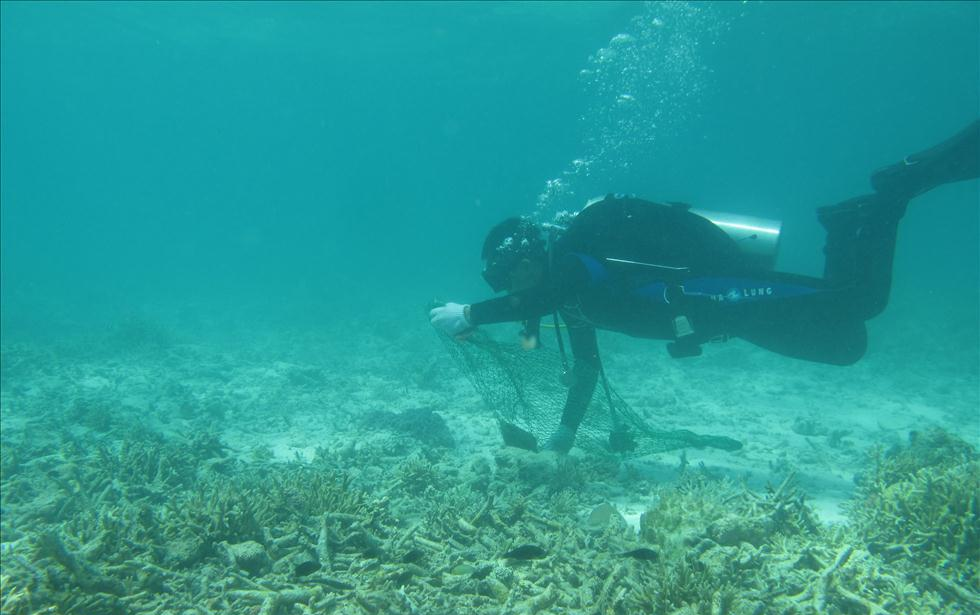
#> input picture amostra/raw-890/13_img_.png, 980 x 615 px
$ python executar_exemplo.py
#> lines starting #> are read from the running program, lines starting #| are printed output that depends on the picture; after the words box and inside, x2 and y2 are one past the last pixel; in counts of white or black regions, pixels touching at a corner belong together
### utilitarios.py
from pathlib import Path

import cv2
import numpy as np

INTENSIDADE_MAXIMA = 255


def lerImagem(nomeImagem, pasta, modoLeitura):
    bytesDoArquivo = np.fromfile(Path(pasta) / nomeImagem, dtype=np.uint8)
    imagem = cv2.imdecode(bytesDoArquivo, modoLeitura)

    return imagem


def salvarImagem(imagem, nome, pastaSaida):
    pastaSaida = Path(pastaSaida)
    pastaSaida.mkdir(parents=True, exist_ok=True)

    caminho = pastaSaida / (nome + ".png")

    ok, bytesCodificados = cv2.imencode(".png", imagem)

    if not ok:
        raise ValueError(f"não foi possível codificar a imagem: {caminho}")

    bytesCodificados.tofile(caminho)

    return caminho


def limitarEntreZeroEUm(imagem):
    return np.clip(imagem, 0, 1)


def paraNiveisDeCinza(imagem):
    return np.round(imagem * INTENSIDADE_MAXIMA).astype(np.uint8)


def rgbParaBgr(imagemRgb):
    return imagemRgb[:, :, ::-1]


def salvarImagemNormalizada(imagem, nome, pastaSaida):
    niveis = paraNiveisDeCinza(limitarEntreZeroEUm(imagem))

    if niveis.ndim == 3:
        niveis = rgbParaBgr(niveis)

    return salvarImagem(niveis, nome, pastaSaida)

### base_de_dados.py
import cv2
import numpy as np

from utilitarios import INTENSIDADE_MAXIMA, lerImagem

PASTA_DADOS = "dados"
PASTA_AMOSTRA = "amostra"
PASTA_CRUAS = "raw-890"
PASTA_REFERENCIAS = "reference-890"
PASTA_DESAFIADORAS = "challenging-60"
EXTENSAO_IMAGEM = ".png"


def pastaDaBase(pastaProjeto):
    completa = pastaProjeto / PASTA_DADOS

    return completa if (completa / PASTA_CRUAS).is_dir() else pastaProjeto / PASTA_AMOSTRA


def listarNomesDasImagens(pasta):
    if not pasta.is_dir():
        return []

    return sorted(caminho.name for caminho in pasta.iterdir() if caminho.suffix == EXTENSAO_IMAGEM)


def bgrParaRgb(imagemBgr):
    return imagemBgr[:, :, ::-1]


def normalizarEntreZeroEUm(imagem):
    return imagem.astype(np.float64) / INTENSIDADE_MAXIMA


def carregarImagem(nomeImagem, pasta):
    imagemBgr = lerImagem(nomeImagem, pasta, cv2.IMREAD_COLOR)
    imagemRgb = bgrParaRgb(imagemBgr)

    return normalizarEntreZeroEUm(imagemRgb)


def carregarPar(nomeImagem, pastaBase):
    crua = carregarImagem(nomeImagem, pastaBase / PASTA_CRUAS)
#> in lerImagem, imagem is the input picture: shape (615, 980, 3); mean B, G, R 150.6, 154.9, 39.5
    referencia = carregarImagem(nomeImagem, pastaBase / PASTA_REFERENCIAS)
#> in imprimirResumoDaImagem, `vermelho, verde, azul = imagem.mean(axis=(0, 1))`: vermelho = 0.155; verde = 0.607; azul = 0.59
#| original: 980x615 | médias R 0.15 G 0.61 B 0.59
#| referência: 980x615 | médias R 0.15 G 0.61 B 0.59

    return crua, referencia

### parte1_restauracao.py
import cv2
import numpy as np

from utilitarios import limitarEntreZeroEUm

VERDE = 1
AZUL = 2
JANELA_CANAL_ESCURO = 15
FRACAO_REGIAO_DE_BUSCA = 1 / 3
LIMITE_QUASE_BRANCO = 60 / 255
FRACAO_MAIS_CLAROS = 0.001
RAIO_FILTRO_GUIADO = 30
EPSILON_FILTRO_GUIADO = 1e-3
TRANSMISSAO_MINIMA = 0.5


# ============================ Etapa 1 - Canal Escuro (Dark Channel) =============================


def minimoEntreVerdeEAzul(imagem):
    return np.minimum(imagem[:, :, VERDE], imagem[:, :, AZUL])


def erosaoEmTonsDeCinza(canal, tamanhoJanela):
    elementoEstruturante = np.ones((tamanhoJanela, tamanhoJanela), dtype=np.uint8)

    return cv2.erode(canal, elementoEstruturante)


def calcularCanalEscuro(imagem, janela=JANELA_CANAL_ESCURO):
    return erosaoEmTonsDeCinza(minimoEntreVerdeEAzul(imagem), janela)


# =================================== Etapa 2 - Cor da Água B ====================================


def mascaraTercoSuperior(altura, largura):
    mascara = np.zeros((altura, largura), dtype=bool)
    mascara[: int(altura * FRACAO_REGIAO_DE_BUSCA)] = True

    return mascara


def diferencaEntreCanais(imagem):
    return imagem.max(axis=2) - imagem.min(axis=2)


def mascaraQuaseBranco(imagem):
    return diferencaEntreCanais(imagem) <= LIMITE_QUASE_BRANCO


def mascaraDeCandidatos(imagem):
    tercoSuperior = mascaraTercoSuperior(*imagem.shape[:2])
    candidatos = tercoSuperior & ~mascaraQuaseBranco(imagem)

    return candidatos if candidatos.any() else tercoSuperior


def quantidadeMaisClaros(total):
    return max(1, round(total * FRACAO_MAIS_CLAROS))


def posicoesMaisClaras(canalEscuro, candidatos):
    linhas, colunas = np.nonzero(candidatos)
    valores = canalEscuro[linhas, colunas]
    maisClaros = np.argsort(valores)[-quantidadeMaisClaros(valores.size):]

    return linhas[maisClaros], colunas[maisClaros]


def calcularIntensidade(imagem):
    return imagem.mean(axis=2)


def posicaoMaisIntensa(imagem, linhas, colunas):
    melhor = np.argmax(calcularIntensidade(imagem)[linhas, colunas])

    return linhas[melhor], colunas[melhor]


def estimarCorDaAgua(imagem, canalEscuro):
    candidatos = mascaraDeCandidatos(imagem)
#> in mascaraDeCandidatos, `candidatos = tercoSuperior & ~mascaraQuaseBranco(imagem)`:
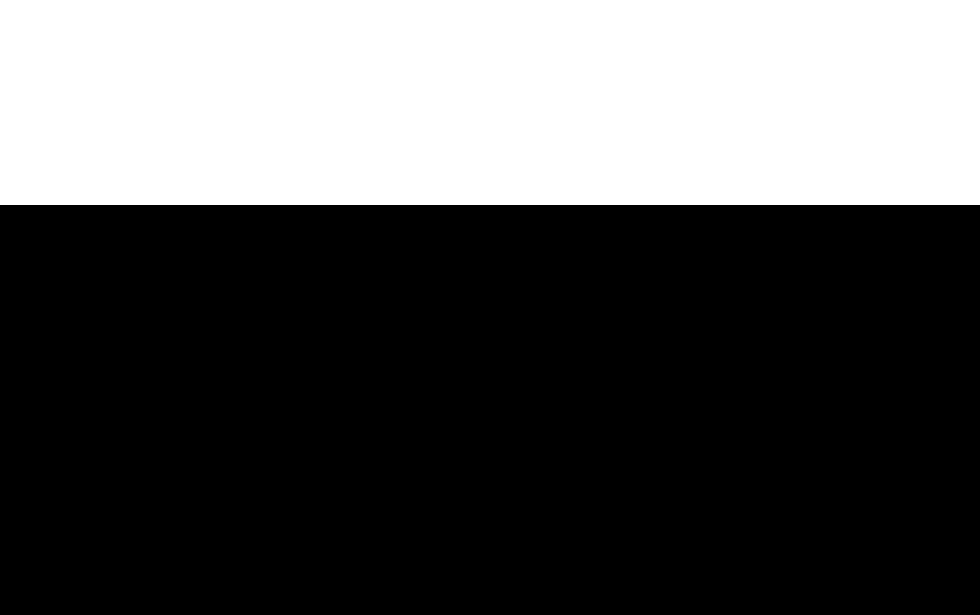
#> candidatos: shape (615, 980) bool; 33.3% white; 1 white region, box (x1, y1, x2, y2) and area: (0, 0, 980, 205) 200900
    linhas, colunas = posicoesMaisClaras(canalEscuro, candidatos)
#> in posicoesMaisClaras, `maisClaros = np.argsort(valores)[-quantidadeMaisClaros(valores.size):]`: maisClaros = 201 values, max 34567 at index 39, min 21786 at index 30, mean 28403.5
#> linhas = 201 values, max 35 at index 39, min 22 at index 5, mean 28.73; colunas = 201 values, max 269 at index 78, min 226 at index 30, mean 246.8
    linha, coluna = posicaoMaisIntensa(imagem, linhas, colunas)
#> in posicaoMaisIntensa, `melhor = np.argmax(calcularIntensidade(imagem)[linhas, colunas])`: melhor = 67
#> linha = 32; coluna = 247

    return imagem[linha, coluna], (linha, coluna)


# =================================== Etapa 3a - Normalização ====================================


def divisaoSegura(numerador, denominador):
    return np.divide(
        numerador, denominador, out=np.zeros_like(numerador), where=denominador > 0
    )


def normalizarPelaCorDaAgua(imagem, corDaAgua):
    return divisaoSegura(imagem, corDaAgua)


# ==================================== Etapa 3b - Transmissão ====================================


def calcularTransmissao(normalizada, janela=JANELA_CANAL_ESCURO):
    return limitarEntreZeroEUm(1 - calcularCanalEscuro(normalizada, janela))


# ==================================== Etapa 3c - Refinamento ====================================


def filtroGuiado(guia, alvo, raio, epsilon):
    filtrada = cv2.ximgproc.guidedFilter(
        guia.astype(np.float32), alvo.astype(np.float32), raio, epsilon
    )

    return filtrada.astype(np.float64)


def refinarTransmissao(transmissao, imagem, raio=RAIO_FILTRO_GUIADO):
    guia = calcularIntensidade(imagem)
    refinada = filtroGuiado(guia, transmissao, raio, EPSILON_FILTRO_GUIADO)

    return limitarEntreZeroEUm(refinada)


# ================================= Etapa 3d - Recuperação de J ==================================


def limitarTransmissao(transmissao, piso=TRANSMISSAO_MINIMA):
    return np.maximum(transmissao, piso)


def adicionarEixoDeCanal(canal):
    return canal[:, :, np.newaxis]


def recuperarCena(imagem, corDaAgua, transmissao, piso=TRANSMISSAO_MINIMA):
    limitada = adicionarEixoDeCanal(limitarTransmissao(transmissao, piso))
    cena = (imagem - corDaAgua) / limitada + corDaAgua

    return limitarEntreZeroEUm(cena)

### parte2_tradicional.py
import cv2
import numpy as np

from utilitarios import INTENSIDADE_MAXIMA, limitarEntreZeroEUm, paraNiveisDeCinza

LUMINOSIDADE = 0
GANHO_MAXIMO = 1.3
LIMITE_CONTRASTE_CLAHE = 2.0
BLOCOS_CLAHE = 8
GANHO_BAIXAS_FREQUENCIAS = 0.8
GANHO_ALTAS_FREQUENCIAS = 1.2
FREQUENCIA_DE_CORTE = 30
NITIDEZ_DA_TRANSICAO = 1


# ================================= Etapa 4 - Cor (Mundo Cinza) ==================================


def mediasDosCanais(imagem):
    return imagem.mean(axis=(0, 1))


def limitarGanhos(ganhos, ganhoMaximo=GANHO_MAXIMO):
    return np.minimum(ganhos, ganhoMaximo)


def ganhosDoMundoCinza(imagem, ganhoMaximo=GANHO_MAXIMO):
    medias = mediasDosCanais(imagem)
    ganhos = medias.mean() / medias

    return limitarGanhos(ganhos, ganhoMaximo)


def aplicarMundoCinza(imagem, ganhoMaximo=GANHO_MAXIMO):
    return limitarEntreZeroEUm(imagem * ganhosDoMundoCinza(imagem, ganhoMaximo))


# ================================= Etapa 5 - Contraste (CLAHE) ==================================


def rgbParaLab(imagem):
    return cv2.cvtColor(paraNiveisDeCinza(limitarEntreZeroEUm(imagem)), cv2.COLOR_RGB2LAB)


def labParaRgb(lab):
    return cv2.cvtColor(lab, cv2.COLOR_LAB2RGB).astype(np.float64) / INTENSIDADE_MAXIMA


def trocarLuminosidade(lab, luminosidade):
    atualizada = lab.copy()
    atualizada[:, :, LUMINOSIDADE] = luminosidade

    return atualizada


def equalizarLuminosidade(luminosidade, limite=LIMITE_CONTRASTE_CLAHE, blocos=BLOCOS_CLAHE):
    clahe = cv2.createCLAHE(clipLimit=limite, tileGridSize=(blocos, blocos))

    return clahe.apply(luminosidade)


def aplicarClahe(imagem, limite=LIMITE_CONTRASTE_CLAHE, blocos=BLOCOS_CLAHE):
    lab = rgbParaLab(imagem)
    equalizada = equalizarLuminosidade(lab[:, :, LUMINOSIDADE], limite, blocos)

    return labParaRgb(trocarLuminosidade(lab, equalizada))


# ========================= Etapa 6 - Iluminação (Filtragem Homomórfica) =========================


def paraDominioLogaritmico(luminosidade):
    return np.log1p(luminosidade.astype(np.float64))


def espectroCentralizado(canal):
    return np.fft.fftshift(np.fft.fft2(canal))


def distanciaAoCentroAoQuadrado(altura, largura):
    linhas = np.arange(altura) - altura // 2
    colunas = np.arange(largura) - largura // 2

    return linhas[:, np.newaxis] ** 2 + colunas[np.newaxis, :] ** 2


def filtroEnfaseAltasFrequencias(
    altura,
    largura,
    ganhoBaixas=GANHO_BAIXAS_FREQUENCIAS,
    ganhoAltas=GANHO_ALTAS_FREQUENCIAS,
    corte=FREQUENCIA_DE_CORTE,
):
    distanciaAoQuadrado = distanciaAoCentroAoQuadrado(altura, largura)
    passaAltas = 1 - np.exp(-NITIDEZ_DA_TRANSICAO * distanciaAoQuadrado / corte**2)
    amplitude = ganhoAltas - ganhoBaixas
    ganhos = amplitude * passaAltas + ganhoBaixas
    ganhos[altura // 2, largura // 2] = 1

    return ganhos


def voltarAoDominioEspacial(espectro):
    return np.real(np.fft.ifft2(np.fft.ifftshift(espectro)))


def sairDoDominioLogaritmico(canal):
    return np.expm1(canal)


def paraNiveisDeLuminosidade(canal):
    return np.round(np.clip(canal, 0, INTENSIDADE_MAXIMA)).astype(np.uint8)


def filtrarLuminosidade(
    luminosidade,
    ganhoBaixas=GANHO_BAIXAS_FREQUENCIAS,
    ganhoAltas=GANHO_ALTAS_FREQUENCIAS,
    corte=FREQUENCIA_DE_CORTE,
):
    espectro = espectroCentralizado(paraDominioLogaritmico(luminosidade))
    filtro = filtroEnfaseAltasFrequencias(*luminosidade.shape, ganhoBaixas, ganhoAltas, corte)
    filtrada = voltarAoDominioEspacial(espectro * filtro)

    return paraNiveisDeLuminosidade(sairDoDominioLogaritmico(filtrada))


def aplicarFiltragemHomomorfica(
    imagem,
    ganhoBaixas=GANHO_BAIXAS_FREQUENCIAS,
    ganhoAltas=GANHO_ALTAS_FREQUENCIAS,
    corte=FREQUENCIA_DE_CORTE,
):
    lab = rgbParaLab(imagem)
    filtrada = filtrarLuminosidade(lab[:, :, LUMINOSIDADE], ganhoBaixas, ganhoAltas, corte)

    return labParaRgb(trocarLuminosidade(lab, filtrada))

### avaliacao.py
from skimage.metrics import peak_signal_noise_ratio, structural_similarity

FAIXA_DOS_DADOS = 1.0
JANELA_SSIM = 7
EIXO_DOS_CANAIS = 2


# ============================================= PSNR =============================================


def calcularPsnr(imagem, referencia):
    return peak_signal_noise_ratio(referencia, imagem, data_range=FAIXA_DOS_DADOS)


# ============================================= SSIM =============================================


def calcularSsim(imagem, referencia):
    return structural_similarity(
        referencia,
        imagem,
        win_size=JANELA_SSIM,
        data_range=FAIXA_DOS_DADOS,
        channel_axis=EIXO_DOS_CANAIS,
    )

### executar_exemplo.py
import sys
from pathlib import Path

import cv2
import numpy as np

from avaliacao import calcularPsnr, calcularSsim
from base_de_dados import (
    PASTA_CRUAS,
    PASTA_DESAFIADORAS,
    carregarPar,
    listarNomesDasImagens,
    pastaDaBase,
)
from parte1_restauracao import (
    TRANSMISSAO_MINIMA,
    calcularCanalEscuro,
    calcularTransmissao,
    estimarCorDaAgua,
    normalizarPelaCorDaAgua,
    recuperarCena,
    refinarTransmissao,
)
from parte2_tradicional import (
    aplicarClahe,
    aplicarFiltragemHomomorfica,
    aplicarMundoCinza,
    ganhosDoMundoCinza,
)
from utilitarios import salvarImagemNormalizada

PASTA_PROJETO = Path(__file__).parent
PASTA_BASE = Path(sys.argv[1]) if len(sys.argv) > 1 else pastaDaBase(PASTA_PROJETO)
PASTA_SAIDA = PASTA_PROJETO / "resultados" / "exemplo"
IMAGEM_EXEMPLO = "13_img_.png"
RAIO_MARCA = 20
ESPESSURA_MARCA = 3
VERMELHO = (1.0, 0.0, 0.0)


def imprimirBase(nomesCruas, nomesDesafiadoras):
    print(f"raw-890: {len(nomesCruas)} imagens | challenging-60: {len(nomesDesafiadoras)} imagens")


def imprimirResumoDaImagem(rotulo, imagem):
    altura, largura = imagem.shape[:2]
    vermelho, verde, azul = imagem.mean(axis=(0, 1))
    print(f"{rotulo}: {largura}x{altura} | médias R {vermelho:.2f} G {verde:.2f} B {azul:.2f}")


def imprimirCorDaAgua(corDaAgua, posicao):
    vermelho, verde, azul = corDaAgua
    linha, coluna = posicao
    print(
        f"cor da água B: R {vermelho:.2f} G {verde:.2f} B {azul:.2f} | "
        f"linha {linha}, coluna {coluna}"
    )


def imprimirResumoDaTransmissao(rotulo, transmissao):
    abaixoDoLimite = np.mean(transmissao < TRANSMISSAO_MINIMA) * 100
    print(
        f"{rotulo}: mín {transmissao.min():.2f} | média {transmissao.mean():.2f} | "
        f"máx {transmissao.max():.2f} | abaixo de t0: {abaixoDoLimite:.0f}%"
    )


def imprimirGanhos(rotulo, ganhos):
    vermelho, verde, azul = ganhos
    print(f"ganhos do mundo cinza ({rotulo}): R {vermelho:.2f} G {verde:.2f} B {azul:.2f}")


def imprimirNotas(rotulo, imagem, referencia):
    psnr = calcularPsnr(imagem, referencia)
    ssim = calcularSsim(imagem, referencia)
    print(f"{rotulo}: PSNR {psnr:.2f} dB | SSIM {ssim:.3f}")


def cinzaParaRgb(canal):
    return np.stack([canal, canal, canal], axis=-1)


def marcarPosicao(canal, posicao):
    marcada = cinzaParaRgb(canal)
    linha, coluna = posicao
    cv2.circle(marcada, (int(coluna), int(linha)), RAIO_MARCA, VERMELHO, ESPESSURA_MARCA)

    return marcada


# ================================================================================================

# ======================================== Base de Dados =========================================

nomesCruas = listarNomesDasImagens(PASTA_BASE / PASTA_CRUAS)
nomesDesafiadoras = listarNomesDasImagens(PASTA_BASE / PASTA_DESAFIADORAS)

print(f"base usada: {PASTA_BASE}")
imprimirBase(nomesCruas, nomesDesafiadoras)

crua, referencia = carregarPar(IMAGEM_EXEMPLO, PASTA_BASE)

print(f"{IMAGEM_EXEMPLO}: imagem piloto do projeto")
imprimirResumoDaImagem("original", crua)
imprimirResumoDaImagem("referência", referencia)

salvarImagemNormalizada(crua, "0_original", PASTA_SAIDA)
salvarImagemNormalizada(referencia, "referencia", PASTA_SAIDA)


# ========================= Parte 1 - Variáveis do Modelo e Restauração ==========================

canalEscuro = calcularCanalEscuro(crua)
corDaAgua, posicaoDaAgua = estimarCorDaAgua(crua, canalEscuro)
#> corDaAgua = [0.118, 0.678, 0.702]; posicaoDaAgua = (32, 247)
normalizada = normalizarPelaCorDaAgua(crua, corDaAgua)
transmissao = calcularTransmissao(normalizada)
transmissaoRefinada = refinarTransmissao(transmissao, crua)
#> in filtroGuiado, `filtrada = cv2.ximgproc.guidedFilter( guia.astype(np.float32), alvo.as..`:
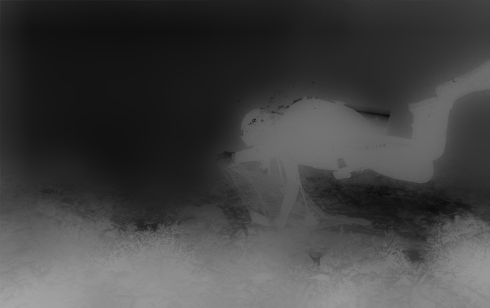
#> filtrada: shape (615, 980) float32 (shown at 1/2 size); min 0.0376, max 0.656, mean 0.262
restaurada = recuperarCena(crua, corDaAgua, transmissaoRefinada)
#> in recuperarCena, `cena = (imagem - corDaAgua) / limitada + corDaAgua`:
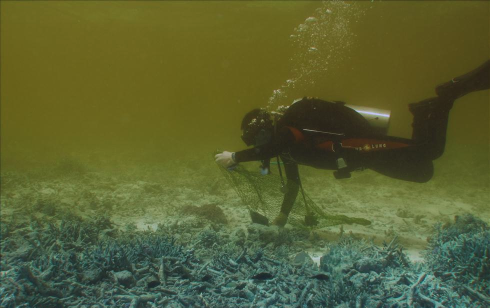
#> cena: shape (615, 980, 3) float64 (shown at 1/2 size); mean of channels 0, 1, 2 0.189, 0.54, 0.485; drawn with min black and max white
#> in limitarEntreZeroEUm (call 5), `return np.clip(imagem, 0, 1)`:
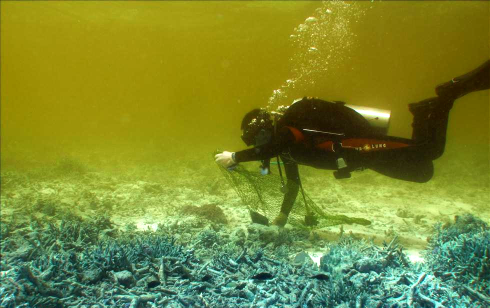
#> returned value: shape (615, 980, 3) float64 (shown at 1/2 size); mean of channels 0, 1, 2 0.189, 0.539, 0.485; drawn as B, G, R

imprimirCorDaAgua(corDaAgua, posicaoDaAgua)
#> in imprimirCorDaAgua, `vermelho, verde, azul = corDaAgua`: vermelho = 0.118; verde = 0.678; azul = 0.702
#> in imprimirCorDaAgua, `linha, coluna = posicao`: linha = 32; coluna = 247
#| cor da água B: R 0.12 G 0.68 B 0.70 | linha 32, coluna 247
imprimirResumoDaTransmissao("transmissão", transmissao)
#> in imprimirResumoDaTransmissao, `abaixoDoLimite = np.mean(transmissao < TRANSMISSAO_MINIMA) * 100`: abaixoDoLimite = 86.99
#| transmissão: mín 0.00 | média 0.26 | máx 0.75 | abaixo de t0: 87%
imprimirResumoDaTransmissao("transmissão refinada", transmissaoRefinada)
#| transmissão refinada: mín 0.04 | média 0.26 | máx 0.66 | abaixo de t0: 87%
imprimirResumoDaImagem("restaurada", restaurada)
#| restaurada: 980x615 | médias R 0.19 G 0.54 B 0.49

salvarImagemNormalizada(canalEscuro, "1_canal_escuro", PASTA_SAIDA)
salvarImagemNormalizada(marcarPosicao(canalEscuro, posicaoDaAgua), "2_cor_da_agua", PASTA_SAIDA)
#> in marcarPosicao, `linha, coluna = posicao`: linha = 32; coluna = 247
salvarImagemNormalizada(normalizada, "3a_normalizada", PASTA_SAIDA)
salvarImagemNormalizada(transmissao, "3b_transmissao", PASTA_SAIDA)
salvarImagemNormalizada(transmissaoRefinada, "3c_transmissao_refinada", PASTA_SAIDA)
salvarImagemNormalizada(restaurada, "3d_restaurada", PASTA_SAIDA)
#> in rgbParaBgr (call 5), `return imagemRgb[:, :, ::-1]`:
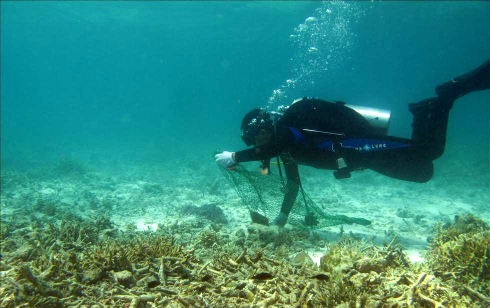
#> returned value: shape (615, 980, 3) (shown at 1/2 size); mean of channels 0, 1, 2 123.7, 137.5, 48.2; drawn as B, G, R


# ================================ Parte 2 - Métodos Tradicionais ================================

tradicionalCor = aplicarMundoCinza(crua)
#> in ganhosDoMundoCinza, `medias = mediasDosCanais(imagem)`: medias = [0.155, 0.607, 0.59]
#> in ganhosDoMundoCinza, `ganhos = medias.mean() / medias`: ganhos = [2.91, 0.742, 0.764]
tradicionalContraste = aplicarClahe(tradicionalCor)
tradicional = aplicarFiltragemHomomorfica(tradicionalContraste)
#> in sairDoDominioLogaritmico, `return np.expm1(canal)`:
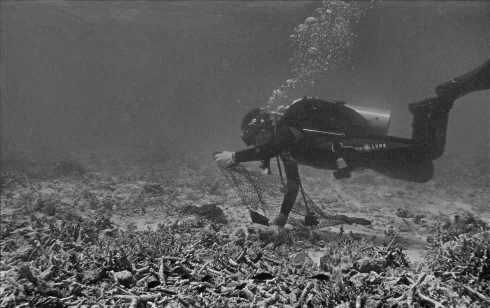
#> returned value: shape (615, 980) float64 (shown at 1/2 size); min 18.1, max 292.5, mean 117.1; drawn with min black and max white

mcglameryCor = aplicarMundoCinza(restaurada)
#> in limitarEntreZeroEUm (call 15), `return np.clip(imagem, 0, 1)`:
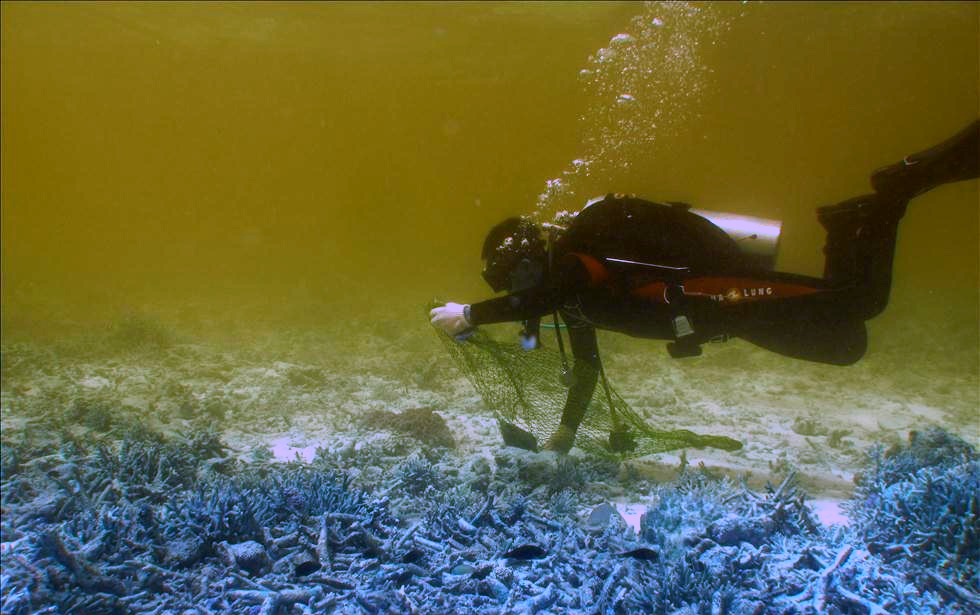
#> returned value: shape (615, 980, 3) float64; mean of channels 0, 1, 2 0.244, 0.404, 0.404; drawn as B, G, R
mcglameryContraste = aplicarClahe(mcglameryCor)
mcglamery = aplicarFiltragemHomomorfica(mcglameryContraste)

imprimirGanhos("Fluxo 1", ganhosDoMundoCinza(crua))
#> in imprimirGanhos, `vermelho, verde, azul = ganhos`: vermelho = 1.3; verde = 0.742; azul = 0.764
#| ganhos do mundo cinza (Fluxo 1): R 1.30 G 0.74 B 0.76
imprimirGanhos("McGlamery + métodos tradicionais", ganhosDoMundoCinza(restaurada))
#| ganhos do mundo cinza (McGlamery + métodos tradicionais): R 1.30 G 0.75 B 0.83
imprimirResumoDaImagem("Fluxo 1, tradicional", tradicional)
#| Fluxo 1, tradicional: 980x615 | médias R 0.22 G 0.46 B 0.46
imprimirResumoDaImagem("McGlamery + métodos tradicionais", mcglamery)
#| McGlamery + métodos tradicionais: 980x615 | médias R 0.27 G 0.43 B 0.43

salvarImagemNormalizada(tradicionalCor, "trad_4_mundo_cinza", PASTA_SAIDA)
salvarImagemNormalizada(tradicionalContraste, "trad_5_clahe", PASTA_SAIDA)
salvarImagemNormalizada(tradicional, "trad_6_homomorfica", PASTA_SAIDA)
salvarImagemNormalizada(mcglameryCor, "mcg_4_mundo_cinza", PASTA_SAIDA)
salvarImagemNormalizada(mcglameryContraste, "mcg_5_clahe", PASTA_SAIDA)
salvarImagemNormalizada(mcglamery, "mcg_6_homomorfica", PASTA_SAIDA)


# ========================================== Avaliação ===========================================

imprimirNotas("original", crua, referencia)
#> in imprimirNotas, `psnr = calcularPsnr(imagem, referencia)`: psnr = inf
#> in imprimirNotas, `ssim = calcularSsim(imagem, referencia)`: ssim = 1
#| original: PSNR inf dB | SSIM 1.000
imprimirNotas("Fluxo 1, tradicional", tradicional, referencia)
#| Fluxo 1, tradicional: PSNR 17.20 dB | SSIM 0.793
imprimirNotas("Fluxo 2, McGlamery", restaurada, referencia)
#| Fluxo 2, McGlamery: PSNR 18.39 dB | SSIM 0.813
imprimirNotas("McGlamery + métodos tradicionais", mcglamery, referencia)
#| McGlamery + métodos tradicionais: PSNR 13.62 dB | SSIM 0.604
